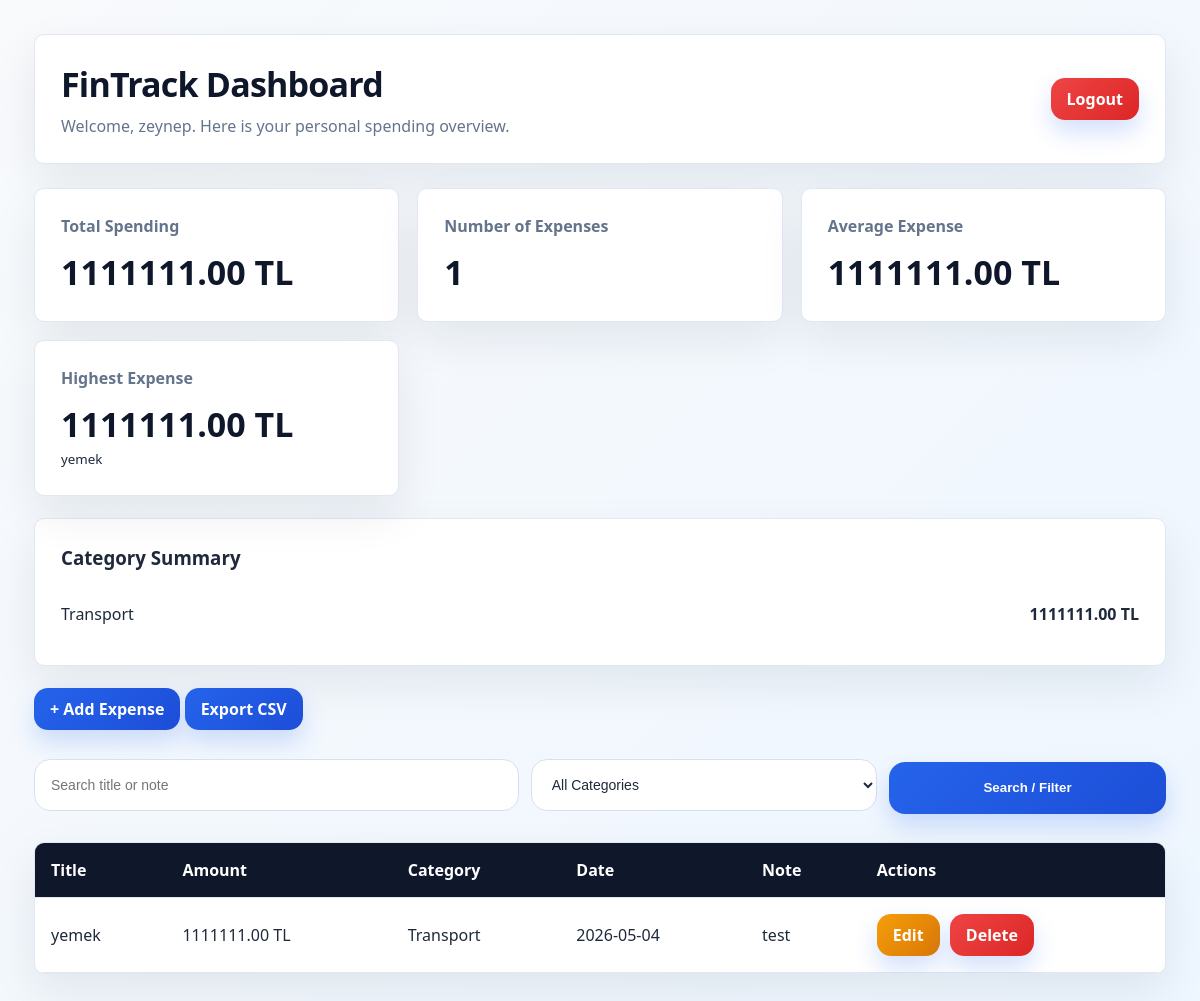
Before: /dashboard (signed in) with the older database file.
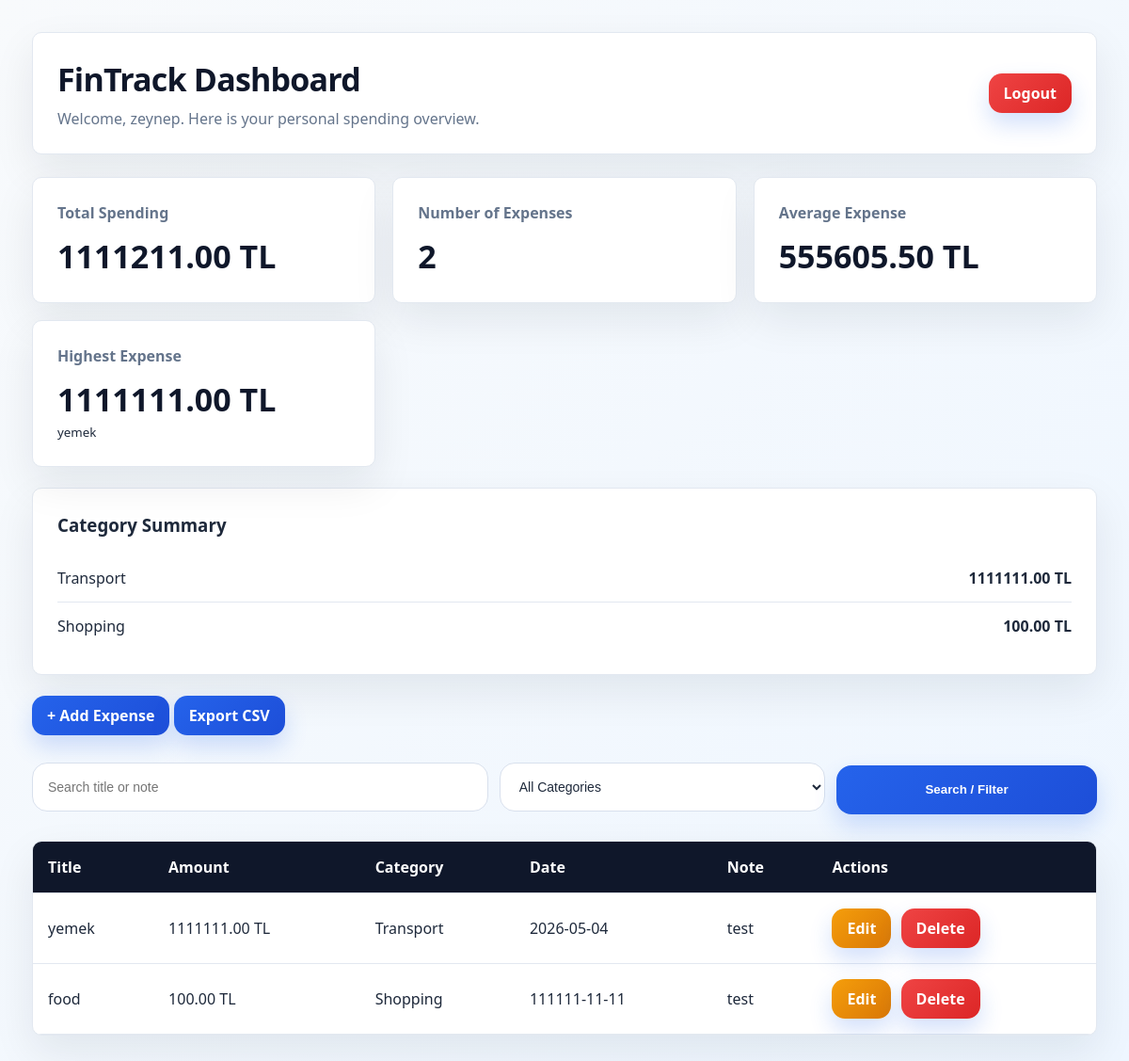
After: the same page with the newer database file.
### tables this page shows
CREATE TABLE expenses (
    id INTEGER PRIMARY KEY AUTOINCREMENT,
    user_id INTEGER NOT NULL,
    title TEXT NOT NULL,
    amount REAL NOT NULL,
    category TEXT NOT NULL,
    expense_date TEXT NOT NULL,
    note TEXT,
    FOREIGN KEY (user_id) REFERENCES users (id)
);

### app.py (the view)
@app.route("/dashboard")
def dashboard():
    if "user_id" not in session:
        return redirect(url_for("login"))
    category = request.args.get("category")
    search = request.args.get("search")
    db = get_db()
    query = "SELECT * FROM expenses WHERE user_id = ?"
    params = [session["user_id"]]
    if category:
        query += " AND category = ?"
        params.append(category)
    if search:
        query += " AND (title LIKE ? OR note LIKE ?)"
        params.append(f"%{search}%")
        params.append(f"%{search}%")
    query += " ORDER BY expense_date DESC"
    expenses = db.execute(query, params).fetchall()
    total = calculate_total(expenses)
    average = calculate_average(expenses)
    expense_count = count_expenses(expenses)
    category_totals = calculate_category_totals(expenses)
    highest_expense = find_highest_expense(expenses)
    categories = db.execute(
        "SELECT DISTINCT category FROM expenses WHERE user_id = ?",
        (session["user_id"],),
    ).fetchall()
    return render_template(
        "dashboard.html",
        expenses=expenses,
        total=total,
        average=average,
        expense_count=expense_count,
        category_totals=category_totals,
        highest_expense=highest_expense,
        categories=categories,
        selected_category=category,
        search=search,
    )

### database.py (called while the page is built)
def get_db():
    if "db" not in g:
        g.db = sqlite3.connect(DATABASE)
        g.db.row_factory = sqlite3.Row
    return g.db

### logic.py (called while the page is built)
def calculate_total(expenses):
    total = 0
    for exp in expenses:
        total += exp["amount"]
    return total

def calculate_average(expenses):
    if len(expenses) == 0:
        return 0
    return calculate_total(expenses) / len(expenses)

def count_expenses(expenses):
    return len(expenses)

def calculate_category_totals(expenses):
    category_totals = {}
    for exp in expenses:
        category = exp["category"]
        amount = exp["amount"]
        if category not in category_totals:
            category_totals[category] = 0
        category_totals[category] += amount
    return category_totals

def find_highest_expense(expenses):
    if len(expenses) == 0:
        return None
    highest = expenses[0]
    for exp in expenses:
        if exp["amount"] > highest["amount"]:
            highest = exp
    return highest

### templates/dashboard.html (shortened to what this page needs)
<!DOCTYPE html>
<html>
<head>
    <link rel="stylesheet" href="/static/style.css">
</head>
<body class="app-body">
<div class="dashboard-shell">
    <div class="topbar">
        <div class="brand">
            <h1>FinTrack Dashboard</h1>
            <p>Welcome, {{ session["username"] }}. Here is your personal spending overview.</p>
        </div>
        <a class="btn secondary" href="/logout">Logout</a>
    </div>
    <div class="stats-grid">
        <div class="summary-card">
            <p>Total Spending</p>
            <h2>{{ "%.2f"|format(total) }} TL</h2>
        </div>
        <div class="summary-card">
            <p>Number of Expenses</p>
            <h2>{{ expense_count }}</h2>
        </div>
        <div class="summary-card">
            <p>Average Expense</p>
            <h2>{{ "%.2f"|format(average) }} TL</h2>
        </div>
        <div class="summary-card">
            <p>Highest Expense</p>
            {% if highest_expense %}
                <h2>{{ "%.2f"|format(highest_expense["amount"]) }} TL</h2>
                <small>{{ highest_expense["title"] }}</small>
            {% else %}
                <h2>0.00 TL</h2>
                <small>No data yet</small>
            {% endif %}
        </div>
    </div>
    <div class="category-box">
        <h3>Category Summary</h3>
        {% if category_totals %}
            {% for category, amount in category_totals.items() %}
                <div class="category-row">
                    <span>{{ category }}</span>
                    <strong>{{ "%.2f"|format(amount) }} TL</strong>
                </div>
            {% endfor %}
        {% else %}
            <p>No category data yet.</p>
        {% endif %}
    </div>
    <div class="actions">
        <a class="btn" href="/add">+ Add Expense</a>
        <a class="btn" href="/export">Export CSV</a>
    </div>
    <form class="filter-box" method="GET" action="/dashboard">
        <input type="text" name="search" placeholder="Search title or note" value="{{ search or '' }}">
        <select name="category">
            <option value="">All Categories</option>
        </select>
        <button type="submit">Search / Filter</button>
    </form>
    {% if expenses %}
    <div class="table-card">
        <table>
            <tr>
                <th>Title</th>
                <th>Amount</th>
                <th>Category</th>
                <th>Date</th>
                <th>Note</th>
                <th>Actions</th>
            </tr>
            {% for expense in expenses %}
            <tr>
                <td>{{ expense["title"] }}</td>
                <td>{{ "%.2f"|format(expense["amount"]) }} TL</td>
                <td>{{ expense["category"] }}</td>
                <td>{{ expense["expense_date"] }}</td>
                <td>{{ expense["note"] }}</td>
                <td>
                    <a class="btn edit" href="/edit/{{ expense['id'] }}">Edit</a>
                    <a class="btn secondary"
                       href="/delete/{{ expense['id'] }}"
                       onclick="return confirm('Are you sure you want to delete this expense?');">
                       Delete
                    </a>
                </td>
            </tr>
            {% endfor %}
        </table>
    </div>
    {% else %}
        <div class="empty-state">
            <h3>No expenses found</h3>
            <p>Add a new expense or change your search/filter.</p>
        </div>
    {% endif %}
</div>
</body>
</html>

### static/style.css (style rules this page uses)
* { box-sizing: border-box; }
:root { --primary: #6366f1; --primary-dark: #4f46e5; --bg: #f8fafc; --dark: #1e293b; --text: #1e293b; --muted: #64748b; --border: #e2e8f0; --card: rgba(255, 255, 255, 0.88); }
body { margin: 0; font-family: "Segoe UI", Arial, sans-serif; color: var(--text); background: var(--bg); }
a { text-decoration: none; }
input, select { width: 100%; height: 52px; margin: 9px 0; padding: 0 16px; border-radius: 16px; border: 1px solid #d8e0ed; background: #ffffff; font-size: 14px; color: var(--text); }
button { width: 100%; height: 52px; margin-top: 12px; border: none; border-radius: 16px; background: linear-gradient(135deg, var(--primary), #2563eb); color: white; font-weight: 800; cursor: pointer; box-shadow: 0 14px 30px rgba(79, 70, 229, 0.25); }
.app-body { min-height: 100vh; padding: 34px; background: radial-gradient(circle at top left, rgba(79, 70, 229, 0.14), transparent 30%), #f1f5f9; }
.dashboard-shell { max-width: 1180px; margin: auto; }
.topbar { display: flex; justify-content: space-between; align-items: center; padding: 26px; margin-bottom: 24px; background: white; border-radius: 28px; box-shadow: 0 20px 50px rgba(15, 23, 42, 0.08); }
.brand h1 { margin: 0; font-size: 34px; letter-spacing: -0.8px; }
.brand p { margin: 8px 0 0; color: var(--muted); }
.btn { display: inline-flex; align-items: center; justify-content: center; min-height: 42px; padding: 10px 16px; border-radius: 14px; background: #10b981; color: white; font-weight: 800; }
.btn.secondary { background: #ef4444; }
.btn.edit { background: #f59e0b; margin-right: 6px; }
.stats-grid { display: grid; grid-template-columns: repeat(3, 1fr); gap: 18px; }
.summary-card { padding: 26px; border-radius: 28px; background: white; box-shadow: 0 20px 50px rgba(15, 23, 42, 0.08); }
.summary-card p { margin: 0; color: var(--muted); font-weight: 800; }
.summary-card h2 { margin: 12px 0 0; font-size: 34px; color: var(--dark); }
.category-box { margin: 22px 0; padding: 26px; border-radius: 28px; background: white; box-shadow: 0 20px 50px rgba(15, 23, 42, 0.08); }
.category-box h3 { margin-top: 0; }
.category-row { display: flex; justify-content: space-between; padding: 14px 0; border-bottom: 1px solid var(--border); }
.category-row:last-child { border-bottom: none; }
.actions { margin: 20px 0; }
.filter-box { display: grid; grid-template-columns: 1.4fr 1fr 0.8fr; gap: 12px; margin: 18px 0 22px; }
.table-card { overflow: hidden; border-radius: 28px; background: white; box-shadow: 0 20px 50px rgba(15, 23, 42, 0.08); }
table { width: 100%; border-collapse: collapse; }
th { background: var(--dark); color: white; text-align: left; }
th, td { padding: 16px; border-bottom: 1px solid var(--border); }
button { background: linear-gradient(135deg, #1e3a8a, #2563eb); }
:root { --primary: #f27a1a; --primary-dark: #e36f13; --dark: #222222; }
.primary-action, button { background: #f27a1a !important; color: white !important; box-shadow: none !important; }
.btn { background: #f27a1a !important; }
.btn.secondary { background: #ef4444 !important; }
.btn.edit { background: #f59e0b !important; }
th { background: #222222 !important; }
.summary-card h2 { color: #222222 !important; }
.app-body, .form-page { background: #fafafa !important; }
.topbar, .summary-card, .category-box, .table-card, .container, .minimal-auth-card { border-radius: 10px !important; box-shadow: none !important; border: 1px solid #e5e5e5 !important; }
:root { --primary: #2563eb; --primary-dark: #1d4ed8; --accent: #38bdf8; --dark: #0f172a; --bg: #f8fafc; --text: #1e293b; --muted: #64748b; --border: #e2e8f0; }
body, .minimal-auth-body, .app-body, .form-page { background: linear-gradient(135deg, #f8fafc, #eef6ff) !important; color: var(--text) !important; }
.primary-action, button, .btn { background: linear-gradient(135deg, var(--primary), var(--primary-dark)) !important; color: white !important; border: none !important; box-shadow: 0 12px 24px rgba(37, 99, 235, 0.20) !important; }
.btn.secondary { background: linear-gradient(135deg, #ef4444, #dc2626) !important; }
.btn.edit { background: linear-gradient(135deg, #f59e0b, #d97706) !important; }
th { background: var(--dark) !important; }
.topbar, .summary-card, .category-box, .table-card, .container, .minimal-auth-card { background: white !important; border: 1px solid var(--border) !important; box-shadow: 0 18px 45px rgba(15, 23, 42, 0.08) !important; }
.summary-card h2, .brand h1, .minimal-auth-card h1 { color: var(--dark) !important; }

Changed rows visible on the page:
added expenses: category "Shopping", amount "100.00", title "food", expense_date "111111-11-11", note "test"
Other visible differences:
{{ "%.2f"|format(total) }}: "1111111.00" → "1111211.00"
{{ expense_count }}: "1" → "2"
{{ "%.2f"|format(average) }}: "1111111.00" → "555605.50"
